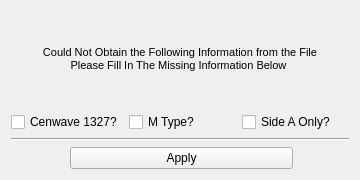
<?xml version="1.0" encoding="UTF-8"?>
<ui version="4.0">
 <class>missingDialog</class>
 <widget class="QDialog" name="missingDialog">
  <property name="geometry">
   <rect>
    <x>0</x>
    <y>0</y>
    <width>360</width>
    <height>180</height>
   </rect>
  </property>
  <property name="sizePolicy">
   <sizepolicy hsizetype="Preferred" vsizetype="Preferred">
    <horstretch>0</horstretch>
    <verstretch>0</verstretch>
   </sizepolicy>
  </property>
  <property name="minimumSize">
   <size>
    <width>360</width>
    <height>180</height>
   </size>
  </property>
  <property name="maximumSize">
   <size>
    <width>360</width>
    <height>180</height>
   </size>
  </property>
  <property name="windowTitle">
   <string>Missing Information</string>
  </property>
  <layout class="QGridLayout" name="gridLayout">
   <item row="2" column="4" colspan="2">
    <widget class="QCheckBox" name="justA">
     <property name="toolTip">
      <string>Check if data was taken using only Side A of the COS detector</string>
     </property>
     <property name="whatsThis">
      <string/>
     </property>
     <property name="text">
      <string>Side A Only?</string>
     </property>
    </widget>
   </item>
   <item row="0" column="0" colspan="6">
    <widget class="QLabel" name="displayInfo">
     <property name="maximumSize">
      <size>
       <width>16777215</width>
       <height>100</height>
      </size>
     </property>
     <property name="font">
      <font>
       <pointsize>8</pointsize>
      </font>
     </property>
     <property name="text">
      <string>Could Not Obtain the Following Information from the File
Please Fill In The Missing Information Below </string>
     </property>
     <property name="alignment">
      <set>Qt::AlignCenter</set>
     </property>
    </widget>
   </item>
   <item row="3" column="0" colspan="6">
    <widget class="Line" name="line">
     <property name="orientation">
      <enum>Qt::Horizontal</enum>
     </property>
    </widget>
   </item>
   <item row="2" column="0" colspan="2">
    <widget class="QCheckBox" name="cen1327">
     <property name="toolTip">
      <string>Check if data was taken using Cenwave 1327</string>
     </property>
     <property name="text">
      <string>Cenwave 1327?</string>
     </property>
    </widget>
   </item>
   <item row="2" column="2" colspan="2">
    <widget class="QCheckBox" name="mDwarf">
     <property name="toolTip">
      <string>Check if the star is an M Type</string>
     </property>
     <property name="text">
      <string>M Type?</string>
     </property>
    </widget>
   </item>
   <item row="4" column="1" colspan="4">
    <widget class="QPushButton" name="applyValues">
     <property name="focusPolicy">
      <enum>Qt::NoFocus</enum>
     </property>
     <property name="toolTip">
      <string>Press after all information is provided</string>
     </property>
     <property name="whatsThis">
      <string/>
     </property>
     <property name="text">
      <string>Apply</string>
     </property>
    </widget>
   </item>
  </layout>
 </widget>
 <resources/>
 <connections/>
</ui>
